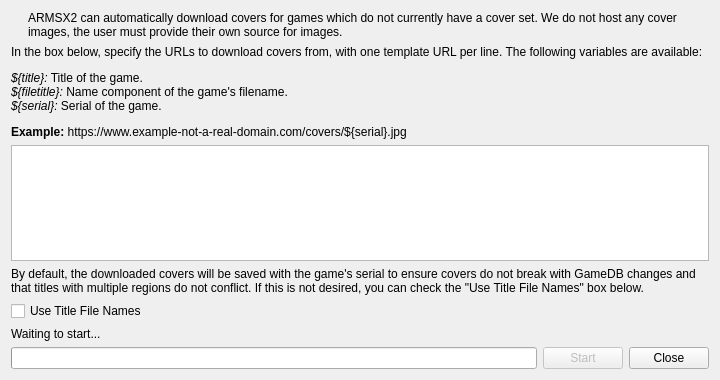
<?xml version="1.0" encoding="UTF-8"?>
<ui version="4.0">
 <class>CoverDownloadDialog</class>
 <widget class="QDialog" name="CoverDownloadDialog">
  <property name="geometry">
   <rect>
    <x>0</x>
    <y>0</y>
    <width>720</width>
    <height>380</height>
   </rect>
  </property>
  <property name="windowTitle">
   <string>Download Covers</string>
  </property>
  <layout class="QVBoxLayout" name="verticalLayout">
   <item>
    <layout class="QHBoxLayout" name="horizontalLayout_2" stretch="0,1">
     <property name="spacing">
      <number>10</number>
     </property>
     <item>
      <widget class="QLabel" name="coverIcon">
       <property name="text">
        <string/>
       </property>
       <property name="pixmap">
        <pixmap resource="resources/resources.qrc">:/icons/black/svg/artboard-2-line.svg</pixmap>
       </property>
       <property name="alignment">
        <set>Qt::AlignmentFlag::AlignLeading|Qt::AlignmentFlag::AlignLeft|Qt::AlignmentFlag::AlignTop</set>
       </property>
      </widget>
     </item>
     <item>
      <widget class="QLabel" name="label">
       <property name="text">
        <string>ARMSX2 can automatically download covers for games which do not currently have a cover set. We do not host any cover images, the user must provide their own source for images.</string>
       </property>
       <property name="wordWrap">
        <bool>true</bool>
       </property>
       <property name="buddy">
        <cstring>label</cstring>
       </property>
       <property name="textInteractionFlags">
        <set>Qt::TextBrowserInteraction</set>
       </property>
      </widget>
     </item>
    </layout>
   </item>
   <item>
    <widget class="QLabel" name="label_3">
     <property name="text">
      <string>&lt;html&gt;&lt;head/&gt;&lt;body&gt;&lt;p&gt;In the box below, specify the URLs to download covers from, with one template URL per line. The following variables are available:&lt;/p&gt;&lt;p&gt;&lt;span style=&quot; font-style:italic;&quot;&gt;${title}:&lt;/span&gt; Title of the game.&lt;br/&gt;&lt;span style=&quot; font-style:italic;&quot;&gt;${filetitle}:&lt;/span&gt; Name component of the game's filename.&lt;br/&gt;&lt;span style=&quot; font-style:italic;&quot;&gt;${serial}:&lt;/span&gt; Serial of the game.&lt;/p&gt;&lt;p&gt;&lt;span style=&quot; font-weight:700;&quot;&gt;Example:&lt;/span&gt; https://www.example-not-a-real-domain.com/covers/${serial}.jpg&lt;/p&gt;&lt;/body&gt;&lt;/html&gt;</string>
     </property>
     <property name="wordWrap">
      <bool>true</bool>
     </property>
     <property name="buddy">
      <cstring>urls</cstring>
     </property>
     <property name="textInteractionFlags">
      <set>Qt::TextBrowserInteraction</set>
     </property>
    </widget>
   </item>
   <item>
    <widget class="QTextEdit" name="urls">
      <property name="acceptRichText">
        <bool>false</bool>
      </property>
    </widget>
   </item>
   <item>
    <widget class="QLabel" name="label_2">
     <property name="text">
      <string>By default, the downloaded covers will be saved with the game's serial to ensure covers do not break with GameDB changes and that titles with multiple regions do not conflict. If this is not desired, you can check the &quot;Use Title File Names&quot; box below.</string>
     </property>
     <property name="wordWrap">
      <bool>true</bool>
     </property>
     <property name="buddy">
      <cstring>useTitleFileNames</cstring>
     </property>
     <property name="textInteractionFlags">
      <set>Qt::TextBrowserInteraction</set>
     </property>
    </widget>
   </item>
   <item>
    <widget class="QCheckBox" name="useTitleFileNames">
     <property name="text">
      <string>Use Title File Names</string>
     </property>
    </widget>
   </item>
   <item>
    <widget class="QLabel" name="status">
     <property name="text">
      <string>Waiting to start...</string>
     </property>
    </widget>
   </item>
   <item>
    <layout class="QHBoxLayout" name="horizontalLayout">
     <item>
      <widget class="QProgressBar" name="progress"/>
     </item>
     <item>
      <widget class="QPushButton" name="start">
       <property name="enabled">
        <bool>false</bool>
       </property>
       <property name="text">
        <string>Start</string>
       </property>
       <property name="default">
        <bool>true</bool>
       </property>
      </widget>
     </item>
     <item>
      <widget class="QPushButton" name="close">
       <property name="text">
        <string>Close</string>
       </property>
      </widget>
     </item>
    </layout>
   </item>
  </layout>
 </widget>
 <tabstops>
  <tabstop>urls</tabstop>
  <tabstop>useTitleFileNames</tabstop>
  <tabstop>start</tabstop>
  <tabstop>close</tabstop>
 </tabstops>
 <resources>
  <include location="resources/resources.qrc"/>
 </resources>
 <connections/>
</ui>
